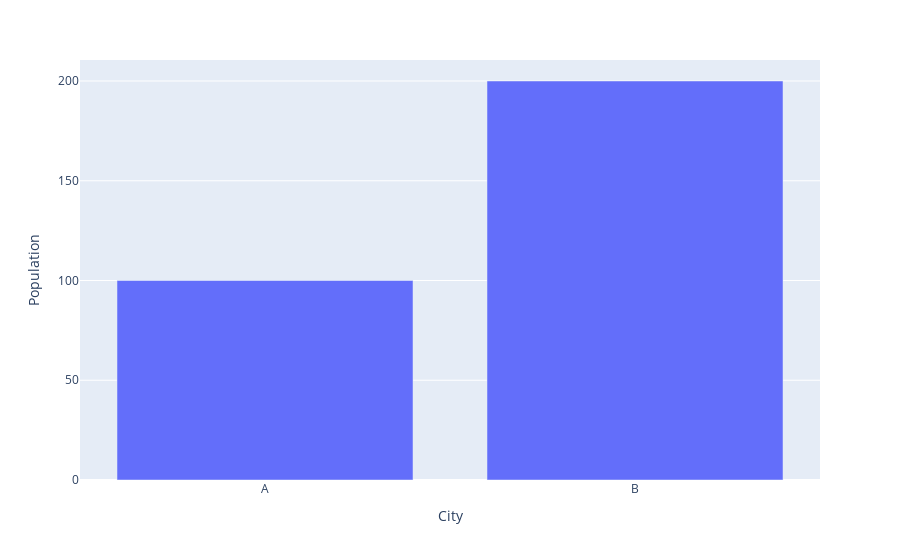

Here is the notebook cell this chart was saved with:
### Markdown cell above
5. Generate a bar plot using Plotly ?

### Code cell
import plotly.express as px

data = {
    "City" : ['A', 'B'],
    "Population" : [100, 200]
}

fig = px.bar (data, x = 'City', y = 'Population')
fig.show ()

### Figure 1 — Plotly figure (JSON) as saved in the notebook; plotly's stock layout.template omitted (floating-point values rounded to 4 significant figures)
{"data": [{"hovertemplate": "City=%{x}<br>Population=%{y}<extra></extra>", "legendgroup": "", "marker": {"color": "#636efa", "pattern": {"shape": ""}}, "name": "", "orientation": "v", "showlegend": false, "textposition": "auto", "type": "bar", "x": ["A", "B"], "xaxis": "x", "y": [100, 200], "yaxis": "y"}], "layout": {"barmode": "relative", "legend": {"tracegroupgap": 0}, "margin": {"t": 60}, "xaxis": {"anchor": "y", "domain": [0, 1], "title": {"text": "City"}}, "yaxis": {"anchor": "x", "domain": [0, 1], "title": {"text": "Population"}}}}
